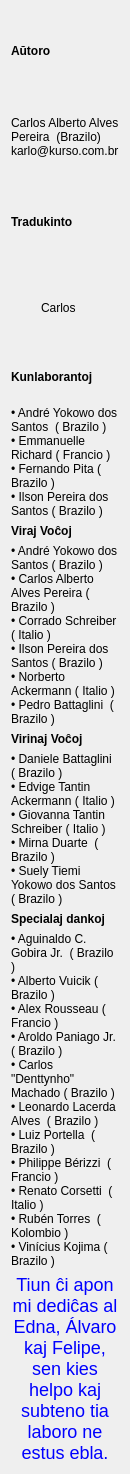
              <widget class="QWidget" name="scrollAreaWidgetContents_5">
               <property name="geometry">
                <rect>
                 <x>0</x>
                 <y>0</y>
                 <width>122</width>
                 <height>1474</height>
                </rect>
               </property>
               <layout class="QVBoxLayout" name="verticalLayout_27">
                <item>
                 <layout class="QVBoxLayout" name="verticalLayout_18">
                  <item>
                   <widget class="titolo" name="Kredit_Label3">
                    <property name="font">
                     <font>
                      <weight>75</weight>
                      <bold>true</bold>
                     </font>
                    </property>
                    <property name="text">
                     <string notr="true">Aŭtoro</string>
                    </property>
                   </widget>
                  </item>
                  <item>
                   <layout class="QHBoxLayout" name="horizontalLayout_5">
                    <item>
                     <spacer name="horizontalSpacer_2">
                      <property name="orientation">
                       <enum>Qt::Horizontal</enum>
                      </property>
                      <property name="sizeType">
                       <enum>QSizePolicy::Maximum</enum>
                      </property>
                      <property name="sizeHint" stdset="0">
                       <size>
                        <width>30</width>
                        <height>20</height>
                       </size>
                      </property>
                     </spacer>
                    </item>
                    <item>
                     <widget class="QLabel" name="label_8">
                      <property name="text">
                       <string notr="true">Carlos Alberto Alves Pereira  (Brazilo)
karlo@kurso.com.br</string>
                      </property>
                      <property name="wordWrap">
                       <bool>true</bool>
                      </property>
                      <property name="lingvo" stdset="0">
                       <string>eo</string>
                      </property>
                     </widget>
                    </item>
                   </layout>
                  </item>
                 </layout>
                </item>
                <item>
                 <layout class="QVBoxLayout" name="verticalLayout_23">
                  <item>
                   <widget class="titolo" name="Kredit_Titolo">
                    <property name="font">
                     <font>
                      <weight>75</weight>
                      <bold>true</bold>
                     </font>
                    </property>
                    <property name="text">
                     <string notr="true">Tradukinto</string>
                    </property>
                   </widget>
                  </item>
                  <item>
                   <layout class="QHBoxLayout" name="horizontalLayout_9">
                    <item>
                     <spacer name="horizontalSpacer_6">
                      <property name="orientation">
                       <enum>Qt::Horizontal</enum>
                      </property>
                      <property name="sizeType">
                       <enum>QSizePolicy::Maximum</enum>
                      </property>
                      <property name="sizeHint" stdset="0">
                       <size>
                        <width>30</width>
                        <height>20</height>
                       </size>
                      </property>
                     </spacer>
                    </item>
                    <item>
                     <widget class="QLabel" name="Tradukinto">
                      <property name="text">
                       <string notr="true">Carlos</string>
                      </property>
                      <property name="textFormat">
                       <enum>Qt::PlainText</enum>
                      </property>
                      <property name="wordWrap">
                       <bool>true</bool>
                      </property>
                     </widget>
                    </item>
                   </layout>
                  </item>
                 </layout>
                </item>
                <item>
                 <layout class="QVBoxLayout" name="verticalLayout_20">
                  <item>
                   <widget class="titolo" name="Kredit_Label4">
                    <property name="font">
                     <font>
                      <weight>75</weight>
                      <bold>true</bold>
                     </font>
                    </property>
                    <property name="text">
                     <string notr="true">Kunlaborantoj</string>
                    </property>
                   </widget>
                  </item>
                  <item>
                   <layout class="QHBoxLayout" name="horizontalLayout_7">
                    <item>
                     <spacer name="horizontalSpacer_3">
                      <property name="orientation">
                       <enum>Qt::Horizontal</enum>
                      </property>
                      <property name="sizeType">
                       <enum>QSizePolicy::Maximum</enum>
                      </property>
                      <property name="sizeHint" stdset="0">
                       <size>
                        <width>30</width>
                        <height>20</height>
                       </size>
                      </property>
                     </spacer>
                    </item>
                    <item>
                     <widget class="QLabel" name="label_10">
                      <property name="text">
                       <string notr="true">• André Yokowo dos Santos  ( Brazilo )
• Emmanuelle Richard ( Francio )
• Fernando Pita ( Brazilo )
• Ilson Pereira dos Santos ( Brazilo )</string>
                      </property>
                      <property name="wordWrap">
                       <bool>true</bool>
                      </property>
                      <property name="lingvo" stdset="0">
                       <string>eo</string>
                      </property>
                     </widget>
                    </item>
                   </layout>
                  </item>
                 </layout>
                </item>
                <item>
                 <layout class="QVBoxLayout" name="verticalLayout_19">
                  <item>
                   <widget class="titolo" name="Kredit_Label200">
                    <property name="font">
                     <font>
                      <weight>75</weight>
                      <bold>true</bold>
                     </font>
                    </property>
                    <property name="text">
                     <string notr="true">Viraj Voĉoj</string>
                    </property>
                   </widget>
                  </item>
                  <item>
                   <layout class="QHBoxLayout" name="horizontalLayout_6">
                    <item>
                     <spacer name="horizontalSpacer_4">
                      <property name="orientation">
                       <enum>Qt::Horizontal</enum>
                      </property>
                      <property name="sizeType">
                       <enum>QSizePolicy::Maximum</enum>
                      </property>
                      <property name="sizeHint" stdset="0">
                       <size>
                        <width>30</width>
                        <height>20</height>
                       </size>
                      </property>
                     </spacer>
                    </item>
                    <item>
                     <widget class="QLabel" name="label_12">
                      <property name="text">
                       <string notr="true">• André Yokowo dos Santos ( Brazilo )
• Carlos Alberto Alves Pereira ( Brazilo ) 
• Corrado Schreiber ( Italio )
• Ilson Pereira dos Santos ( Brazilo )
• Norberto Ackermann ( Italio ) 
• Pedro Battaglini  ( Brazilo )</string>
                      </property>
                      <property name="textFormat">
                       <enum>Qt::PlainText</enum>
                      </property>
                      <property name="wordWrap">
                       <bool>true</bool>
                      </property>
                      <property name="lingvo" stdset="0">
                       <string>eo</string>
                      </property>
                     </widget>
                    </item>
                   </layout>
                  </item>
                 </layout>
                </item>
                <item>
                 <layout class="QVBoxLayout" name="verticalLayout_21">
                  <item>
                   <widget class="titolo" name="Kredit_Label201">
                    <property name="font">
                     <font>
                      <weight>75</weight>
                      <bold>true</bold>
                     </font>
                    </property>
                    <property name="text">
                     <string notr="true">Virinaj Voĉoj</string>
                    </property>
                   </widget>
                  </item>
                  <item>
                   <layout class="QHBoxLayout" name="horizontalLayout_8">
                    <item>
                     <spacer name="horizontalSpacer_5">
                      <property name="orientation">
                       <enum>Qt::Horizontal</enum>
                      </property>
                      <property name="sizeType">
                       <enum>QSizePolicy::Maximum</enum>
                      </property>
                      <property name="sizeHint" stdset="0">
                       <size>
                        <width>30</width>
                        <height>20</height>
                       </size>
                      </property>
                     </spacer>
                    </item>
                    <item>
                     <widget class="QLabel" name="label_14">
                      <property name="text">
                       <string notr="true">• Daniele Battaglini ( Brazilo )
• Edvige Tantin Ackermann ( Italio )
• Giovanna Tantin Schreiber ( Italio )
• Mirna Duarte  ( Brazilo )
• Suely Tiemi Yokowo dos Santos  ( Brazilo )</string>
                      </property>
                      <property name="wordWrap">
                       <bool>true</bool>
                      </property>
                      <property name="lingvo" stdset="0">
                       <string>eo</string>
                      </property>
                     </widget>
                    </item>
                   </layout>
                  </item>
                 </layout>
                </item>
                <item>
                 <layout class="QVBoxLayout" name="verticalLayout_24">
                  <item>
                   <widget class="titolo" name="Kredit_Label5">
                    <property name="font">
                     <font>
                      <weight>75</weight>
                      <bold>true</bold>
                     </font>
                    </property>
                    <property name="text">
                     <string notr="true">Specialaj dankoj</string>
                    </property>
                   </widget>
                  </item>
                  <item>
                   <layout class="QHBoxLayout" name="horizontalLayout_10">
                    <item>
                     <spacer name="horizontalSpacer_7">
                      <property name="orientation">
                       <enum>Qt::Horizontal</enum>
                      </property>
                      <property name="sizeType">
                       <enum>QSizePolicy::Maximum</enum>
                      </property>
                      <property name="sizeHint" stdset="0">
                       <size>
                        <width>30</width>
                        <height>20</height>
                       </size>
                      </property>
                     </spacer>
                    </item>
                    <item>
                     <widget class="QLabel" name="label_18">
                      <property name="text">
                       <string notr="true">• Aguinaldo C. Gobira Jr.  ( Brazilo )
• Alberto Vuicik ( Brazilo )
• Alex Rousseau ( Francio )
• Aroldo Paniago Jr. ( Brazilo )
• Carlos &quot;Denttynho&quot; Machado ( Brazilo ) 
• Leonardo Lacerda Alves  ( Brazilo )
• Luiz Portella  ( Brazilo )
• Philippe Bérizzi  ( Francio ) 
• Renato Corsetti  ( Italio ) 
• Rubén Torres  ( Kolombio )
• Vinícius Kojima ( Brazilo )</string>
                      </property>
                      <property name="wordWrap">
                       <bool>true</bool>
                      </property>
                      <property name="lingvo" stdset="0">
                       <string>eo</string>
                      </property>
                     </widget>
                    </item>
                   </layout>
                  </item>
                 </layout>
                </item>
                <item>
                 <widget class="QLabel" name="label_22">
                  <property name="styleSheet">
                   <string notr="true">color: blue;
font-size: 18px;</string>
                  </property>
                  <property name="text">
                   <string notr="true">Tiun ĉi apon mi dediĉas al Edna, Álvaro kaj Felipe, sen kies helpo kaj subteno tia laboro ne estus ebla.</string>
                  </property>
                  <property name="alignment">
                   <set>Qt::AlignCenter</set>
                  </property>
                  <property name="wordWrap">
                   <bool>true</bool>
                  </property>
                  <property name="lingvo" stdset="0">
                   <string>eo</string>
                  </property>
                 </widget>
                </item>
               </layout>
              </widget>
